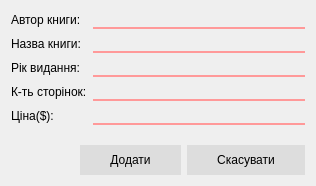
<?xml version="1.0" encoding="UTF-8"?>
<ui version="4.0">
 <class>AddDialog</class>
 <widget class="QDialog" name="AddDialog">
  <property name="geometry">
   <rect>
    <x>0</x>
    <y>0</y>
    <width>316</width>
    <height>186</height>
   </rect>
  </property>
  <property name="windowTitle">
   <string>Додавання</string>
  </property>
  <property name="styleSheet">
   <string notr="true">QPushButton{
	background: #ddd;
	border: none;
	padding: 8px 30px;
}

QPushButton::hover
{
	background: #bbb;
}

QLineEdit
{
	border: none;
	background: transparent;
	border-bottom: 2px solid #f99;
}

QLineEdit:focus
{
	border-bottom: 2px solid red;
}</string>
  </property>
  <layout class="QVBoxLayout" name="verticalLayout">
   <item>
    <layout class="QFormLayout" name="formLayout">
     <item row="0" column="0">
      <widget class="QLabel" name="label">
       <property name="text">
        <string>Автор книги:</string>
       </property>
      </widget>
     </item>
     <item row="1" column="0">
      <widget class="QLabel" name="label_2">
       <property name="text">
        <string>Назва книги:</string>
       </property>
      </widget>
     </item>
     <item row="2" column="0">
      <widget class="QLabel" name="label_3">
       <property name="text">
        <string>Рік видання:</string>
       </property>
      </widget>
     </item>
     <item row="3" column="0">
      <widget class="QLabel" name="label_4">
       <property name="text">
        <string>К-ть сторінок:</string>
       </property>
      </widget>
     </item>
     <item row="4" column="0">
      <widget class="QLabel" name="label_5">
       <property name="text">
        <string>Ціна($):</string>
       </property>
      </widget>
     </item>
     <item row="0" column="1">
      <widget class="QLineEdit" name="authorEdit"/>
     </item>
     <item row="1" column="1">
      <widget class="QLineEdit" name="titleEdit"/>
     </item>
     <item row="2" column="1">
      <widget class="QLineEdit" name="pubYearEdit"/>
     </item>
     <item row="3" column="1">
      <widget class="QLineEdit" name="pagesEdit"/>
     </item>
     <item row="4" column="1">
      <widget class="QLineEdit" name="priceEdit"/>
     </item>
    </layout>
   </item>
   <item>
    <layout class="QHBoxLayout" name="horizontalLayout">
     <item>
      <spacer name="horizontalSpacer">
       <property name="orientation">
        <enum>Qt::Horizontal</enum>
       </property>
       <property name="sizeHint" stdset="0">
        <size>
         <width>40</width>
         <height>20</height>
        </size>
       </property>
      </spacer>
     </item>
     <item>
      <widget class="QPushButton" name="pushButton">
       <property name="text">
        <string>Додати</string>
       </property>
      </widget>
     </item>
     <item>
      <widget class="QPushButton" name="pushButton_2">
       <property name="text">
        <string>Скасувати</string>
       </property>
      </widget>
     </item>
    </layout>
   </item>
  </layout>
 </widget>
 <resources/>
 <connections/>
</ui>
